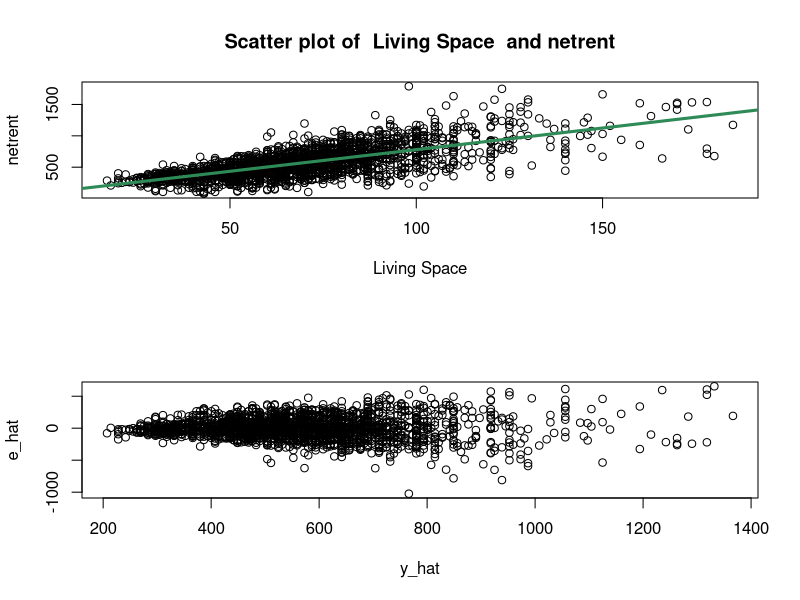
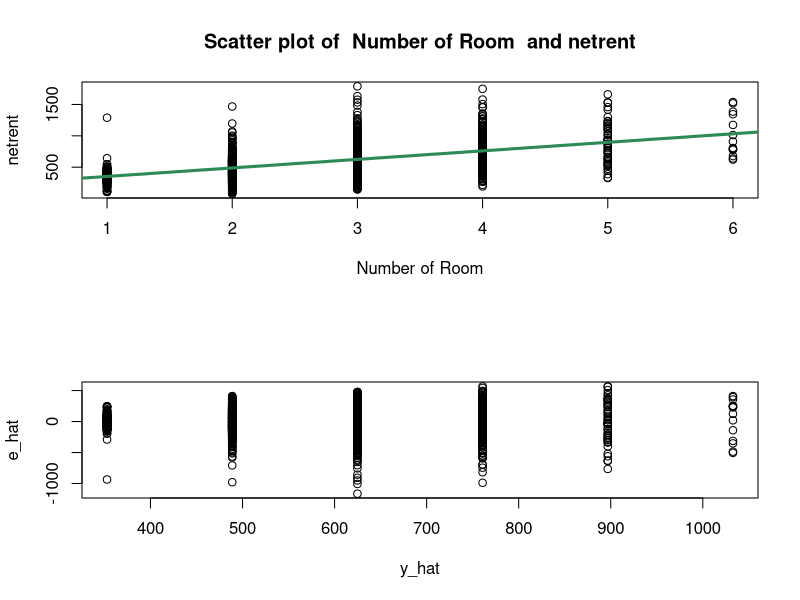
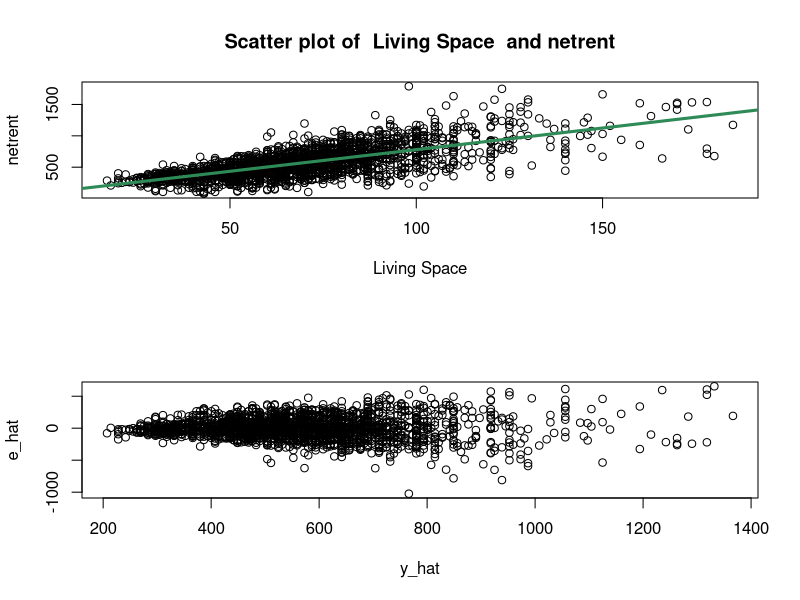
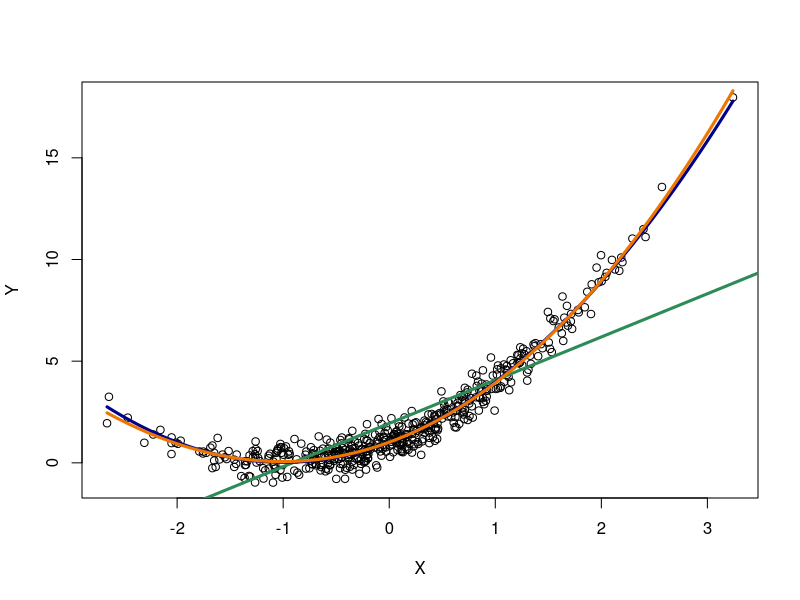
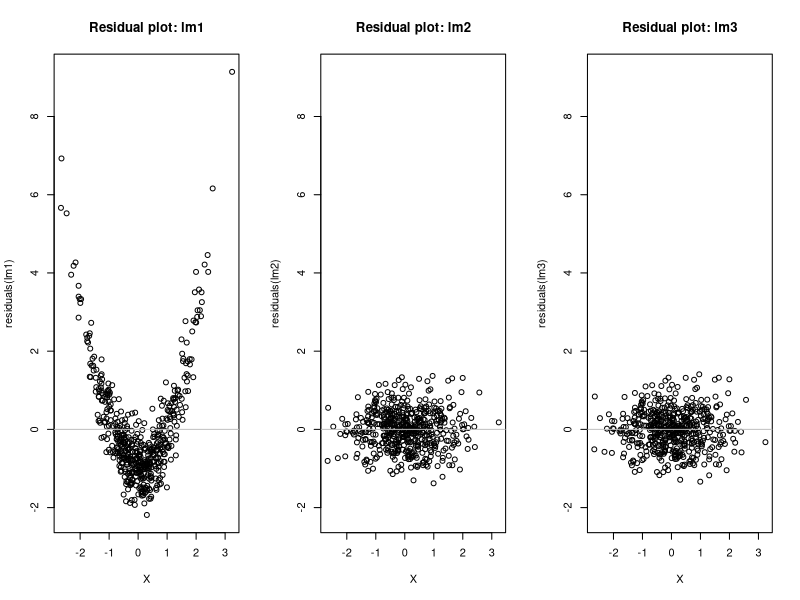
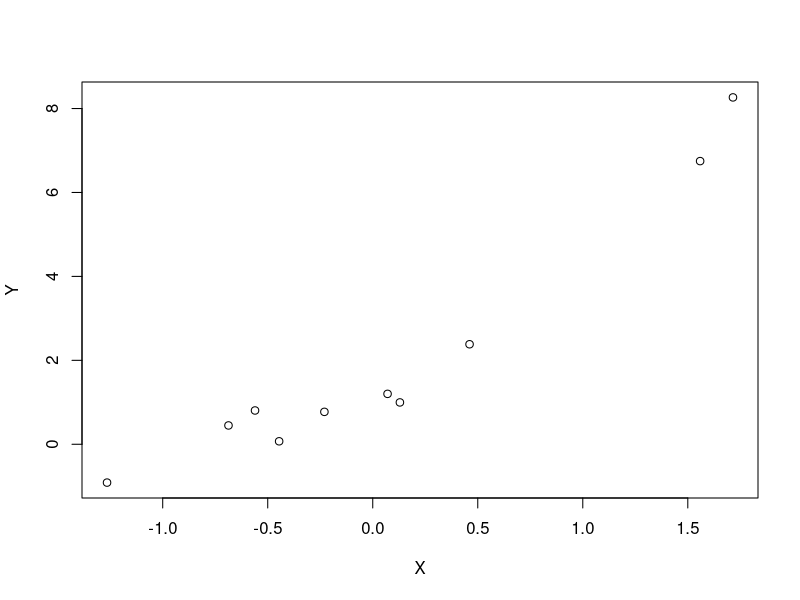

The R script that drew these images, in order: (Note: this script raises an error after producing the figures.)
###############################################################################################
#   Regression (Exercise-03)                                                                  #
#   Date: 18th May 2023                                                                       #
###############################################################################################


# Preparations
rm(list = ls(all.names = TRUE))


# Exercise 1


# set directory: 
# setwd('C:\\Users\\DELL\\Desktop\\Summer 2023\\RegDS23\\reg_ss_23')

# load Munich rent data set
rent <- read.csv('Dataset/MunichRent2003.csv')

# attached all columns
attach(rent)


# Solution (a):

prediction_fun <- function(X, Y, x_lab){
  par(mfrow = c(2, 1))
  # create an object of linear regression
  lm_obj <- lm(Y ~ X)
  
  y_hat <- predict(lm_obj)
  
  print(summary(lm_obj))
  
  plot(X, Y, 
       main = paste('Scatter plot of ', x_lab, ' and netrent'),
       xlab = x_lab,
       ylab = 'netrent')
  
  abline(lm_obj, col = 'seagreen', lwd = 3)
  
  e_hat <- (y_hat - netrent)
  
  plot(y_hat, e_hat)
  
  par(mfrow = c(1, 1))
  
  return(list(y_hat = y_hat, e_hat = e_hat))
}

prediction_fun(X = living.space, Y = netrent, 'Living Space')
prediction_fun(X = rooms, Y = netrent, 'Number of Room')


# Solution (b):

proved_fun <- function(X, Y, X_lab){
  
  reg_out <- prediction_fun(X = living.space, Y = netrent, 'Living Space')
  
  Y_hat <- reg_out$y_hat
  e_hat <- reg_out$e_hat
  
  # calculate mean of Y
  mean_Y <- mean(Y)
  
  # calculate mean of Y_hat
  mean_Y_hat <- mean(Y_hat)
  
  # calculate mean of error term
  mean_e_hat <- mean(e_hat)
  
  output <- paste('\n\nThe output of the code: ',
        '\nMean of (Y) is: ', mean_Y, ' AND mean of (y_hat) is: ', mean_Y_hat, 
        '\nMean of (e_hat) is: ', mean_e_hat)
  
  cat(output)
}

proved_fun(X = living.space, Y = netrent, 'Living Space')




###############################################################################################


# Exercise 2

# set sample size n = 500
n = 500

set.seed(123)

# init X
X <- rnorm(n, mean = 0, sd = 1)

# init e
e <- rnorm(n, mean = 0, sd = sqrt(0.25))

# calculate Y
Y <- 1 + (2*X) + (X^2) + e


# set three regression model
lm1 <- lm(Y ~ X)                     # Simple linear regression
lm2 <- lm(Y ~ X + I(X^2))            # multiple (quadratic)
lm3 <- lm(Y ~ X + I(X^2) + I(X^3))   # multiple (cubic)

# plot the data
plot(X, Y)

# draw lm1
abline(lm1, col = 'seagreen', lwd = 3)

b_hat2 <- coef(lm2); b_hat2


curve(b_hat2[1] + b_hat2[2]*x +b_hat2[3]*x^2, 
      col="darkblue",
      lwd = 3, add=TRUE)


b_hat3 <- coef(lm3); b_hat3

curve(b_hat3[1] + b_hat3[2]*x + (b_hat3[3]*(x^2)) + (b_hat3[4]*(x^3)),
      col="darkorange2", lwd = 3, add=TRUE)

model_summary <- (paste('RSS for linear regression:     ', deviance(lm1), 
            '\nRSS for quardratic regression: ', deviance(lm2),
            '\nRSS for cubic regression:      ', deviance(lm3)))

cat(model_summary)


## compare residuals for lm1, lm2, and lm3
par(mfrow=c(1,3))
ylim <- range(c(residuals(lm1),residuals(lm2), residuals(lm3)))

plot(X,residuals(lm1), main="Residual plot: lm1", ylim=ylim)
abline(h=0,col="gray")
plot(X,residuals(lm2), main="Residual plot: lm2", ylim=ylim)
abline(h=0,col="gray")

plot(X,residuals(lm3), main="Residual plot: lm3", ylim=ylim)
abline(h=0,col="gray")


par(mfrow=c(1,1))



###############################################################################################


# Exercise 3

n = 10

set.seed(123)

# init X
X <- rnorm(n, mean = 0, sd = 1)

# init e
e <- rnorm(n, mean = 0, sd = sqrt(0.25))

# calculate Y
Y <- 1 + (2*X) + (X^2) + e

plot(X, Y)



# Solution (a):

# design matrix for lm1
X1 <- cbind(rep(1,n), X); X1 

# design matrix of lm2
X2 <- cbind(rep(1, n), X, X^2); X2

# design matrix of lm3
X3 <- cbind(rep(1, n), X, X^2, X^3); X3


# Solution (b):

# Rank of a Matrix: The rank of a matrix is the maximum number of linearly 
# independent rows or columns in the matrix. 


# install matrix package
install.packages('Matrix', dep=T)

# load Matrix library
library(Matrix)

# Calculate the rank of the matrix
rank_x1 <- rankMatrix(X1)[1]
rank_x2 <- rankMatrix(X2)[1]
rank_x3 <- rankMatrix(X3)[1]

XTX1 <- t(X1) %*% X1

XTX2 <- t(X2) %*% X2

XTX3 <- t(X3) %*% X3

rank_xtx1 <- rankMatrix(XTX1)[1]
rank_xtx2 <- rankMatrix(XTX2)[1]
rank_xtx3 <- rankMatrix(XTX3)[1]

output_summary <- paste('Rank of X1:', rank_x1, 'AND IS FULL RANK-', (ncol(X1)  == rank_x1),
                        '\nRank of XTX1:', rank_xtx1, 'AND IS FULL RANK- ', (ncol(XTX1)  == rank_xtx1),
                        '\nRank of X2:', rank_x2, 'AND IS FULL RANK-', (ncol(X2)  == rank_x2),
                        '\nRank of XTX2:', rank_xtx2, 'AND IS FULL RANK-', (ncol(XTX2)  == rank_x2), 
                        '\nRank of X3:', rank_x3, 'AND IS FULL RANK-', (ncol(X3)  == rank_x3),
                        '\nRank of XTX3:', rank_xtx3, 'AND IS FULL RANK-', (ncol(XTX3)  == rank_xtx3))
cat(output_summary)


# Solution (c):

hat_matric_fun <- function(X){
  
  # get the inverse matrix of XTX matrix
  det_xtx <- solve(t(X) %*% X)
  
  P <- X %*% det_xtx %*% t(X)
  
  return(P)
}


P1 <- hat_matric_fun(X1); h1
P2 <- hat_matric_fun(X2); h2
P3 <- hat_matric_fun(X3); h3

# The trace of a square matrix is defined as the sum of its diagonal elements.
t1 <- sum(diag(P1)); t1
t2 <- sum(diag(P2)); t2
t3 <- sum(diag(P3)); t3



# Eigenvalues of a square matrix represent the scalar values ?? for which the matrix
# multiplied by a vector is equal to a scalar multiple of that vector.

egv1 <- eigen(P1)$values; egv1
egv2 <- eigen(P2)$values; egv2
egv3 <- eigen(P3)$values; egv3

se1 <- sum(egv1)
# sum of all eigen values = the trace of the matrix

# Solution (d):

proving_func <- function(P){
  
  # calculate square of matrix A
  P2 <- P %*% P
  
  # check A2 and A are same
  eqn_1 <- all.equal(P2, P)
  
  # init identity matrix
  I <- diag(ncol(P))
  
  # get I - P 
  I_P <- (I - P)
  
  
  # calculate (I - P)^2
  I_P2 <- I_P %*% I_P
  
  # check (I - P)2 = (I - P)  
  eqn_2 <- all.equal(I_P2, I_P)
  
  return(list(eqn_1 = eqn_1, eqn_2 = eqn_2))
}


r1 <- proving_func(P1)
r2 <- proving_func(P2)
r3 <- proving_func(P3)

output_summary <- paste('For  model 1: ',
                        '\n\tEQN1 satisfied:', r1$eqn_1, 'AND EQN2 satisfied:', r1$eqn_2,
                        '\nFor  model 2: ',
                        '\n\tEQN1 satisfied:', r2$eqn_1, 'AND EQN2 satisfied:', r2$eqn_2,
                        '\nFor  model 3: ',
                        '\n\tEQN1 satisfied:', r3$eqn_1, 'AND EQN2 satisfied:', r3$eqn_2)


cat(output_summary)



M <- mat <- matrix(c(1, 4, 5, 4, 2, 6, 5, 6, 3), nrow = 3); M
M %*% M

P1



###############################################################################################

# install and load AER
install.packages("AER", dep = T)

require(AER)
data(CPS1985)

attach(CPS1985)

# init X and Y
Y <- wage
X1 <- education
X2 <- experience

lm1 <- lm(log(Y) ~ X1)

summary(lm1)

plot(X1, log(Y))
curve(predict(model, newdata = data.frame(X = x)), add = TRUE, col = "red")

b_hat1 <- coef(lm1); b_hat1

curve(b_hat1[1] + b_hat1[2]*x, 
      col="darkblue",
      lwd = 3, add=TRUE)


lm2 <- lm(log(Y) ~ X1+X2)

b_hat2 <- coef(lm2); b_hat2

a(b_hat2[1] + b_hat2[2]*X1, b_hat2[3]*X2,   
      col="darkblue",
      lwd = 3, add=TRUE)

abline(lm2)
